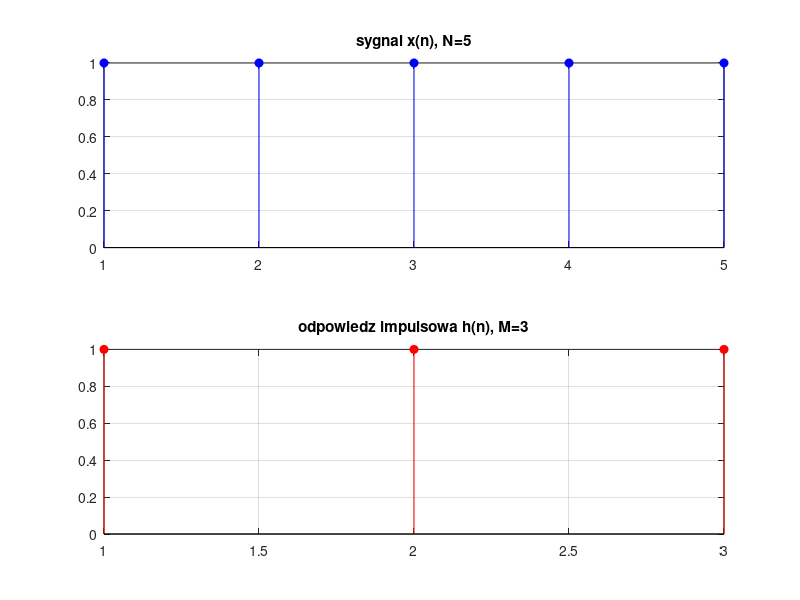
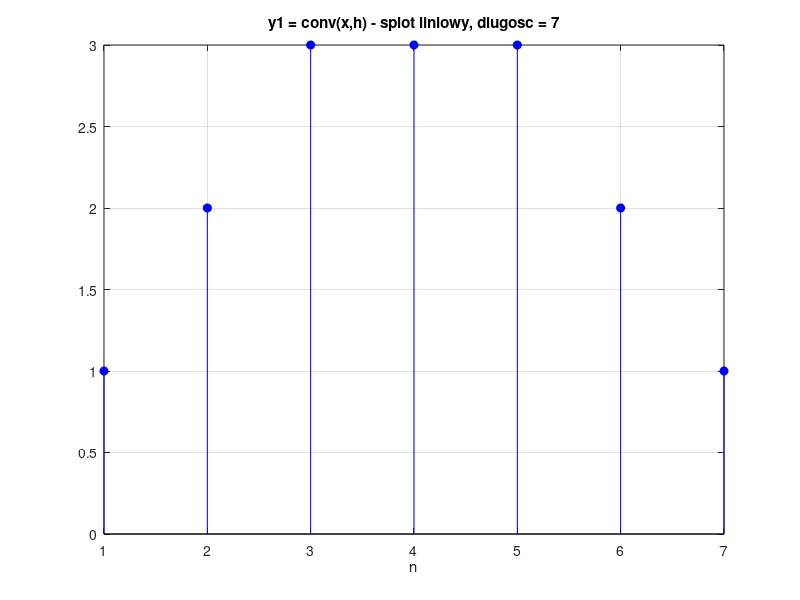
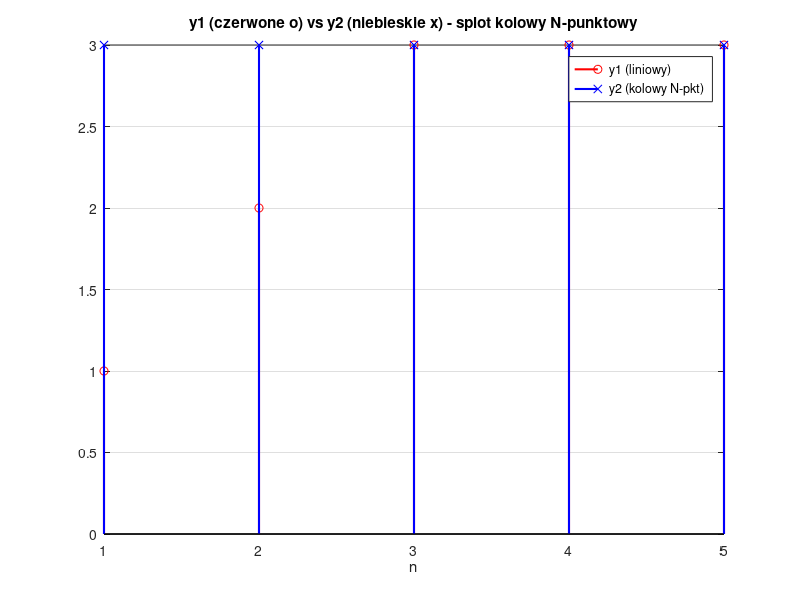
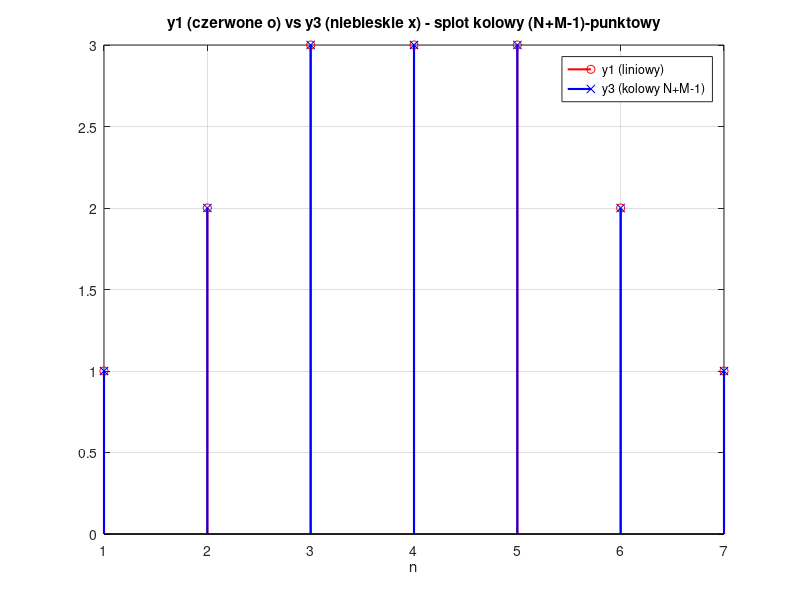

Source code (MATLAB) for these figures, in order:
% cps06_problem_6_7.m
% splot liniowy, splot kolowy, szybki splot z uzyciem FFT
clear all; close all; clc;

%% wybor sygnalu
sig = 1;  % 1=krotki, 2=dlugi, 3=moje wlasne

if sig == 1
    N = 5; M = 3;
    x = ones(1, N);      % 5 jedynek
    h = ones(1, M);      % 3 jedynki
elseif sig == 2
    N = 256; M = 32;
    x = randn(1, N);     % losowy sygnal
    h = randn(1, M);     % losowa odpowiedz impulsowa
elseif sig == 3
    % moje wlasne sygnaly
    N = 8; M = 4;
    x = [1 2 3 4 5 4 3 2];           % sygnal trojkatny
    h = [1 -1 1 -1];                  % filtr rozniczkujacy
end

n = 1:N+M-1;   % indeksy dla pelnego splotu
nn = 1:N;      % indeksy dla splotu kolowego

%% wyswietlenie sygnalow wejsciowych
figure(1);
subplot(211); stem(x, 'filled', 'b'); 
title(['sygnal x(n), N=' num2str(N)]); grid on;
subplot(212); stem(h, 'filled', 'r'); 
title(['odpowiedz impulsowa h(n), M=' num2str(M)]); grid on;
pause

%% 1. Splot liniowy - funkcja conv() Matlaba
% metoda: przesun, mnoz, dodawaj
% wynik ma dlugosc N+M-1
y1 = conv(x, h);

figure(2);
stem(n, y1, 'filled', 'b');
title(['y1 = conv(x,h) - splot liniowy, dlugosc = ' num2str(length(y1))]);
xlabel('n'); grid on;
pause

%% 2. Szybki splot - NIEPOPRAWNY poczatek wyniku
% dodajemy N-M zer tylko do krotszego sygnalu
% wynik ma dlugosc N (splot kolowy)
hz = [h zeros(1, N-M)];  % h uzupelnione zerami do dlugosci N

y2 = ifft(fft(x) .* fft(hz));  % splot kolowy przez FFT

% pierwsze M-1 probek jest ZLYCH (aliasing czasowy)
error2 = max(abs(y1(M:N) - y2(M:N)));
fprintf('=== SPLOT KOLOWY (N-punktowy) ===\n');
fprintf('error2 (probki M:N): %e\n', error2);
fprintf('probki 1:%d sa NIEPOPRAWNE (aliasing)\n\n', M-1);

figure(3);
stem(nn, y1(nn), 'ro', 'LineWidth', 1.5); hold on;
stem(nn, real(y2(nn)), 'bx', 'LineWidth', 1.5); hold off;
title('y1 (czerwone o) vs y2 (niebieskie x) - splot kolowy N-punktowy');
xlabel('n'); legend('y1 (liniowy)', 'y2 (kolowy N-pkt)'); grid on;
pause

%% 3. Szybki splot - WSZYSTKIE probki poprawne
% uzupelniamy oba sygnaly zerami do dlugosci N+M-1
hzz = [h zeros(1, N-M) zeros(1, M-1)];  % h uzupelnione do N+M-1
xz = [x zeros(1, M-1)];                  % x uzupelnione do N+M-1

y3 = ifft(fft(xz) .* fft(hzz));  % splot kolowy = liniowy dla N+M-1 punktow

error3 = max(abs(y1 - y3));
fprintf('=== SPLOT KOLOWY (N+M-1 punktowy) ===\n');
fprintf('error3 (wszystkie probki): %e\n', error3);
fprintf('WSZYSTKIE probki sa POPRAWNE\n\n');

figure(4);
stem(n, y1, 'ro', 'LineWidth', 1.5); hold on;
stem(n, real(y3), 'bx', 'LineWidth', 1.5); hold off;
title('y1 (czerwone o) vs y3 (niebieskie x) - splot kolowy (N+M-1)-punktowy');
xlabel('n'); legend('y1 (liniowy)', 'y3 (kolowy N+M-1)'); grid on;
pause

%% 4. Szybki splot z podzialem na czesci - metoda OVERLAP-ADD
if sig >= 2  % tylko dla dluzszych sygnalow
    L = M;              % dlugosc fragmentu sygnalu
    K = N/L;            % liczba fragmentow
    
    hzz = [h zeros(1, L-M) zeros(1, M-1)];  % uzupelnienie zerami
    Hzz = fft(hzz);     % FFT odpowiedzi impulsowej
    
    y4 = zeros(1, M-1); % inicjalizacja
    
    for k = 1:K
        m = 1 + (k-1)*L : L + (k-1)*L;      % indeksy fragmentu
        xz = [x(m) zeros(1, M-1)];           % fragment + zera
        YY = fft(xz) .* Hzz;                 % szybki splot - iloczyn widm
        yy = ifft(YY);                       % odwrotne FFT
        y4(end-(M-2):end) = y4(end-(M-2):end) + yy(1:M-1);  % overlap-add
        y4 = [y4, yy(M:L+M-1)];              % uzupelnienie
    end
    
    error4 = max(abs(y1 - y4));
    fprintf('=== OVERLAP-ADD ===\n');
    fprintf('error4: %e\n\n', error4);
    
    figure(5);
    stem(n, y1, 'ro', 'LineWidth', 1.5); hold on;
    stem(n, real(y4), 'bx', 'LineWidth', 1.5); hold off;
    title('y1 (czerwone o) vs y4 (niebieskie x) - metoda overlap-add');
    xlabel('n'); legend('y1 (liniowy)', 'y4 (overlap-add)'); grid on;
    pause
end

%% podsumowanie
fprintf('=== PODSUMOWANIE ===\n');
fprintf('sygnal x: N = %d probek\n', N);
fprintf('filtr h:  M = %d probek\n', M);
fprintf('splot liniowy y1: %d probek (N+M-1)\n', length(y1));
fprintf('splot kolowy y2:  %d probek (N) - pierwsze %d NIEPOPRAWNE\n', length(y2), M-1);
fprintf('splot kolowy y3:  %d probek (N+M-1) - wszystkie POPRAWNE\n', length(y3));

% splot kolowy daje wynik identyczny ze splotem liniowym
% tylko gdy uzupelnimy oba sygnaly zerami do dlugosci N+M-1
% w przeciwnym razie wystepuje aliasing czasowy (zawijanie)
